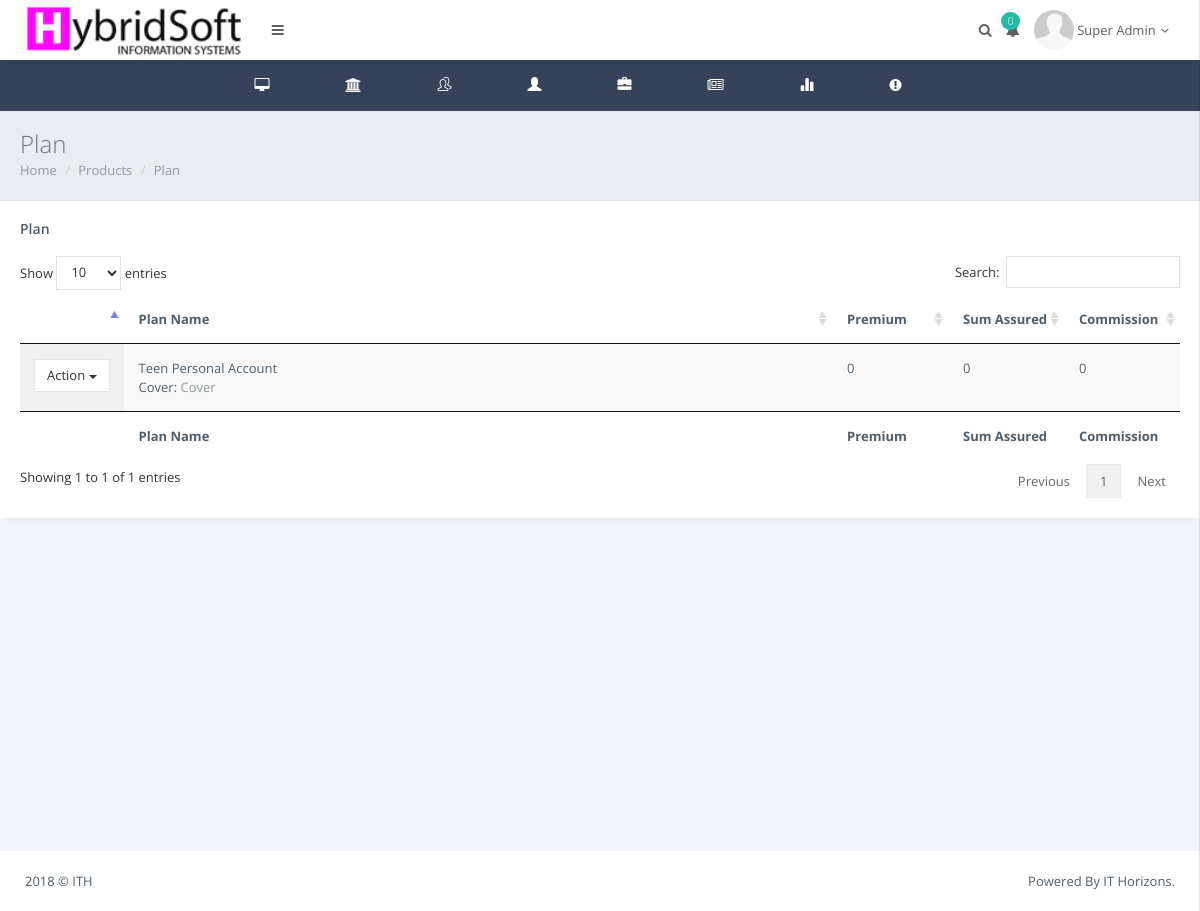
/admin/manageplan.php?id=14 (signed in), run on the app's committed database.
### tables this page shows
CREATE TABLE `users` (
  `user_id` int(10) NOT NULL,
  `username` varchar(50) NOT NULL,
  `rc` varchar(12) NOT NULL,
  `telephone` varchar(12) NOT NULL,
  `email` varchar(50) NOT NULL,
  `address` text NOT NULL,
  `city` varchar(50) NOT NULL,
  `state` varchar(50) NOT NULL,
  `dob` date NOT NULL,
  `lastname` varchar(50) NOT NULL,
  `firstname` varchar(50) NOT NULL,
  `middlename` varchar(50) NOT NULL,
  `password` varchar(255) NOT NULL,
  `role_id` int(11) NOT NULL,
  `nfname` varchar(200) NOT NULL,
  `nlname` varchar(200) NOT NULL,
  `nphone` varchar(200) NOT NULL,
  `nemail` varchar(200) NOT NULL,
  `naddress` text NOT NULL,
  `created` date NOT NULL,
  `createdby` int(11) NOT NULL
);

CREATE TABLE `plan_setup` (
  `plan_id` int(10) NOT NULL,
  `name` varchar(100) NOT NULL,
  `premium` int(50) NOT NULL,
  `product_id` int(10) NOT NULL,
  `discounts` int(50) NOT NULL,
  `sum_assured` int(50) NOT NULL,
  `expenses` int(50) NOT NULL,
  `commission` int(11) NOT NULL,
  `created` date NOT NULL
);

CREATE TABLE `cover` (
  `cover_id` int(11) NOT NULL,
  `plan_id` int(11) NOT NULL,
  `product_id` int(11) NOT NULL,
  `cover` varchar(400) NOT NULL,
  `amount` int(11) NOT NULL,
  `created` date NOT NULL
);

### admin/index.php (called while the page is built, shortened)
<?php
include_once "../db.php";
if (isset($_SESSION["id"])){
    $user_id = $_SESSION["id"];
    $userQuery = "SELECT * FROM users WHERE user_id = '$user_id'";
    $result = mysqli_query($con, $userQuery);
    $user = mysqli_fetch_assoc($result);
    $name=$user['firstname']." ".$user['lastname'];
    $uid=$user['user_id'];
    $ins_comp=$con->query("SELECT insurance_id FROM iuser WHERE user_id='$uid'");
    $ra=$ins_comp->fetch_array();
    $i_id=$ra['insurance_id'];
}else{
    header('Location:../index.php');
}
?>

### admin/manageplan.php (the view, shortened to what this page needs)
<?php
if(isset($_GET['id'])){
    $pid=$_GET['id'];
}
?>
<!DOCTYPE html>
<html>
    <head>
        <link href="../res/plugins/pace-master/themes/blue/pace-theme-flash.css" rel="stylesheet"/>
        <link href="../res/plugins/uniform/css/uniform.default.min.css" rel="stylesheet"/>
        <link href="../res/plugins/bootstrap/css/bootstrap.min.css" rel="stylesheet" type="text/css"/>
        <link href="../res/plugins/fontawesome/css/font-awesome.css" rel="stylesheet" type="text/css"/>
        <link href="../res/plugins/line-icons/simple-line-icons.css" rel="stylesheet" type="text/css"/>
        <link href="../res/plugins/offcanvasmenueffects/css/menu_cornerbox.css" rel="stylesheet" type="text/css"/>
        <link href="../res/plugins/waves/waves.min.css" rel="stylesheet" type="text/css"/>
        <link href="../res/plugins/switchery/switchery.min.css" rel="stylesheet" type="text/css"/>
        <link href="../res/plugins/3d-bold-navigation/css/style.css" rel="stylesheet" type="text/css"/>
        <link href="../res/plugins/slidepushmenus/css/component.css" rel="stylesheet" type="text/css"/>
        <link href="../res/plugins/datatables/css/jquery.datatables.min.css" rel="stylesheet" type="text/css"/>
        <link href="../res/plugins/datatables/css/jquery.datatables_themeroller.css" rel="stylesheet" type="text/css"/>
        <link href="../res/plugins/x-editable/bootstrap3-editable/css/bootstrap-editable.css" rel="stylesheet" type="text/css">
        <link href="../res/plugins/bootstrap-datepicker/css/datepicker3.css" rel="stylesheet" type="text/css"/>
        <link href="../res/css/modern.css" rel="stylesheet" type="text/css"/>
        <link href="../res/css/themes/white.css" class="theme-color" rel="stylesheet" type="text/css"/>
        <link href="../res/css/custom.css" rel="stylesheet" type="text/css"/>
    </head>
    <?php include 'nav.php'; ?>
<div class="page-inner">
    <div class="page-title">
        <h3>Plan </h3>
        <div class="page-breadcrumb">
            <ol class="breadcrumb">
                <li><a href="home.php">Home</a></li>
                <li><a href="manageProd.php">Products</a></li>
                <li><a href="#">Plan</a></li>
            </ol>
        </div>
    </div>
     <div class="row">
                        <div class="col-md-12">
                            <div class="panel panel-white">
                                <div class="panel-heading clearfix">
                                    <h4 class="panel-title">Plan</h4>
                                </div>
                                <div class="panel-body">
                                   <div class="table-responsive">
                                    <table id="example" class="display table" style="width: 100%; cellspacing: 0;">
                                        <thead>
                                            <tr>
                                                <th width="4%"></th>
                                                <th>Plan Name</th>
                                                <th width="10%">Premium</th>
                                                <th width="10%">Sum Assured</th>
                                                <th width="10%">Commission</th>
                                            </tr>
                                        </thead>
                                        <tfoot>
                                            <tr>
                                                <th width="4%"></th>
                                                <th>Plan Name</th>
                                                <th width="10%">Premium</th>
                                                <th width="10%">Sum Assured</th>
                                                <th width="10%">Commission</th>
                                            </tr>
                                        </tfoot>
                                        <tbody>
                                            <?php
                                            $pr=$con->query("SELECT * FROM plan_setup WHERE product_id='$pid'");
                                            while($ro=$pr->fetch_array()){
                                                $id=$ro['plan_id'];
                                            ?>
                                            <tr>
                                                <td>
                                                    <div class="input-group-btn">
                                                        <button type="button" class="btn btn-default dropdown-toggle" data-toggle="dropdown" aria-expanded="false">Action <span class="caret"></span></button>
                                                    </div>
                                                </td>
                                                <td>
                                                    <?php echo $ro['name']; ?>
                                                    <div class="page-breadcrumb">
                                                        <ol class="breadcrumb">
                                                            Cover:
                                                            <?php
                                                            $co=$con->query("SELECT * FROM cover WHERE plan_id='$id'");
                                                            while($rw=$co->fetch_array()){
                                                            ?>
                                                            <li><a href="#"><?php echo $rw['cover']; ?></a></li>
                                                            <?php } ?>
                                                        </ol>
                                                    </div>
                                                </td>
                                                <td><?php echo $ro['premium']; ?></td>
                                                <td><?php echo $ro['sum_assured']; ?></td>
                                                <td><?php echo $ro['commission']; ?></td>
                                            </tr>
                                            <?php } ?>
                                        </tbody>
                                       </table>
                                    </div>
                                </div>
                            </div>
                        </div>
    </div>
</div>
 <?php
 include 'tfoot.php';
 ?>

### admin/nav.php (shortened to what this page needs)
<?php
include_once "index.php";?>
    <body class="page-header-fixed page-horizontal-bar">
        <main class="page-content content-wrap">
            <div class="navbar">
                <div class="navbar-inner">
                    <div class="logo-box" style="background: #fff;">
                        <a href="home.php" class="logo-text">
                            <span>
                                <img src="../assets/images/logo2.png" height="54" alt=""/>
                            </span></a>
                    </div>
                    <div class="topmenu-outer">
                        <div class="top-menu">
                            <ul class="nav navbar-nav navbar-left">
                                <li>
                                    <a href="javascript:void(0);" class="waves-effect waves-button waves-classic sidebar-toggle"><i class="fa fa-bars"></i></a>
                                </li>
                            </ul>
                            <ul class="nav navbar-nav navbar-right">
                                <li>
                                    <a href="javascript:void(0);" class="waves-effect waves-button waves-classic show-search"><i class="fa fa-search"></i></a>
                                </li>
                                <?php
                                        $usrx=$con->query("SELECT count(distinct user_id) AS customer, count(policy) AS policy, sum(premium) AS premium FROM transaction WHERE insurance_id='$i_id' AND status='Active' ");
                                        $ru2=$usrx->fetch_array();
                                        $n=$ru2['policy'];
                                        ?>
                                <li class="dropdown">
                                    <a href="#" class="dropdown-toggle waves-effect waves-button waves-classic" data-toggle="dropdown"><i class="fa fa-bell"></i><span class="badge badge-success pull-right"><?php echo $n;?></span></a>
                                </li>
                                <li class="dropdown">
                                    <a href="#" class="dropdown-toggle waves-effect waves-button waves-classic" data-toggle="dropdown">
                                        <img class="img-circle avatar" src="../res/images/avatar1.png" width="40" height="40" alt="">
                                        <span class="user-name"><?php echo $name; ?><i class="fa fa-angle-down"></i></span>
                                    </a>
                                </li>
                                <li>
                                    <a href="javascript:void(0);"  id="showRight"></a>
                                </li>
                            </ul>
                        </div>
                    </div>
                </div>
            </div>
            <div class="horizontal-bar sidebar">
                <div class="page-sidebar-inner slimscroll">
                    <ul class="menu accordion-menu">
                        <li><a href="home.php" class="waves-effect waves-button"><span class="menu-icon fa fa-desktop"></span><p>Dashboard</p></a></li>
                        <li class="droplink"><a href="#" class="waves-effect waves-button"><span class="menu-icon fa fa-bank"></span><p>Partners</p><span class="arrow"></span></a>
                        </li>
                        <li class="droplink"><a href="#" class="waves-effect waves-button"><span class="menu-icon icon-users"></span><p>Customers</p><span class="arrow"></span></a>
                        </li>
                        <li class="droplink"><a href="#" class="waves-effect waves-button"><span class="menu-icon glyphicon glyphicon-user"></span><p>Marketers</p><span class="arrow"></span></a>
                        </li>
                        <li class="droplink"><a href="#" class="waves-effect waves-button"><span class="menu-icon glyphicon glyphicon-briefcase"></span><p>Claims</p><span class="arrow"></span></a>
                        </li>
                        <li class="droplink"><a href="#" class="waves-effect waves-button"><span class="menu-icon fa fa-newspaper-o"></span><p>Products</p><span class="arrow"></span></a>
                        </li>
                        <li><a href="report.php" class="waves-effect waves-button"><span class="menu-icon glyphicon glyphicon-stats"></span><p>Reporting</p></a></li>
                        <li><a href="complain.php" class="waves-effect waves-button"><span class="menu-icon fa fa-exclamation-circle"></span><p>Complians</p></a></li>
                    </ul>
                </div>
            </div>

### res/css/themes/white.css (style rules this page uses)
.page-content { background: #34425A; }
.navbar .logo-box { background: #fff; }
.navbar .logo-box a { color: #5f5f5f; }
.sidebar { background: #34425A; }
.menu { background: #34425A; }
.menu.accordion-menu a { color: #899dc1; }

### data on the page
users: name "Super Admin"
plan_setup: name "Teen Personal Account", premium "0", sum_assured "0", commission "0"
cover: cover "Cover"

### other printed values
$n "0"
